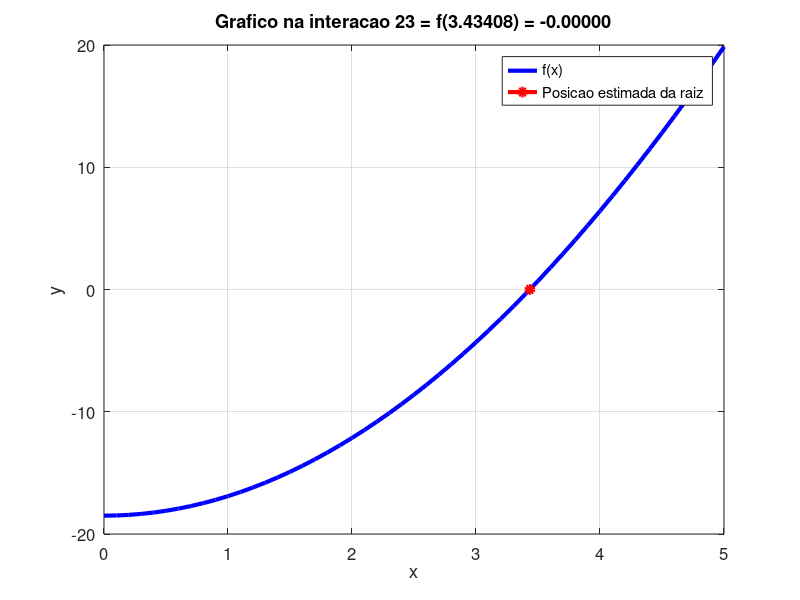
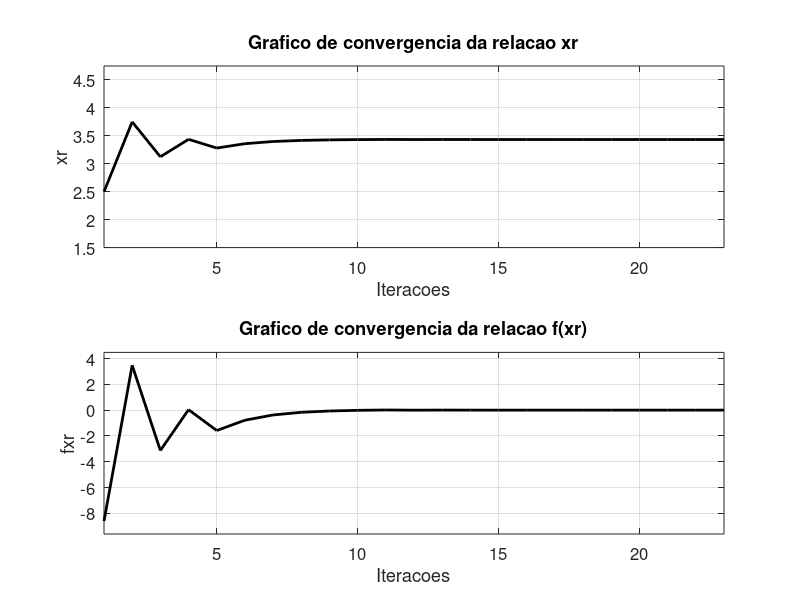

Reproduce these figures in MATLAB, in order.

################################### MAIN
function main()
  clc;
  xl = 0.0;
  xu = 5.0;
  tol = 1e-6;
  maxInt = 1000;
  if f(xl)*f(xu) < 0
    [xr, xAll,fxAll,cont] = structure(xl,xu,tol,maxInt);
    fprintf("Resultado: f(%.5f) = %.5f \n",xr,f(xr));
    fprintf("Foi preciso %i interacoes \n",cont);
    plotCon(xAll,fxAll,cont);
    plotX(xl,xu,xAll,fxAll,cont);
  else
    fprintf("Intervalo nao existe na funcao");
    hold off;
  endif
end


################################### METHOD
function [xr, xAll,fxAll,cont] = structure(xl,xu,tol,maxInt)
clc
cont = 1;
xr = 0;
xAll = zeros(maxInt,1);
fxAll = zeros(maxInt,1);
  for cont = 1:maxInt
    xrold = xr;
    xr = (xl + xu)/2;
    xAll(cont) = xr;
    fxr = f(xr);
    fxAll(cont) = fxr;
    test = f(xl)*fxr;
    if test < 0
     xu=xr;
    elseif test > 0
     xl=xr;
    else
      break
    endif
    if(abs(xr-xrold) <= tol)
     break
    endif
  endfor
endfunction

################################### FUNCTION
function y = f(x)
  y = 16*x*sin(x/10) - 37/2;
end


################################### PLOT
function plotX(xl,xu,xAll,fxAll,cont)

  inter = xl:0.1:xu;
  y = zeros(size(inter));
  i = 1;
  for xx = inter
    y(i) = f(xx);
    i = i + 1;
  endfor

  for i = 1:cont
      figure(1);
      plot(inter, y, 'linewidth', 3, 'linestyle', '-', 'color', [0 0 1]);
      hold on;
      plot(xAll(i), fxAll(i), 'marker', 'o', 'markersize', 5, 'linewidth', 3, 'color', 'red', 'markerfacecolor', 'red');
      hold off;
      set(gca , "fontsize" , 12);
      legend("f(x)", "Posicao estimada da raiz");
      title(sprintf("Grafico na interacao %i = f(%5.5f) = %5.5f",i,xAll(i),fxAll(i)));
      xlabel("x");
      ylabel("y");
      grid on;
      pause(0.3)
     endfor
     hold off;
endfunction

function plotCon(xAll,fxAll,cont)
   figure(2);

   xPlot = xAll(1:cont);
   fxPlot = fxAll(1:cont);

   subplot(2,1,1);
   plot(1:cont,[xPlot],'color','k','linewidth',2);
   title("Grafico de convergencia da relacao xr");
   xlabel("Iteracoes");
   ylabel("xr");
   set(gca,'fontsize',12);
   grid on;
   xlim([1 cont]);
   ylim([min(xPlot) - 1, max(xPlot) + 1]);


   subplot(2,1,2)
   plot(1:cont,[fxPlot],'color','k','linewidth',2);
   title("Grafico de convergencia da relacao f(xr)");
   xlabel("Iteracoes");
   ylabel("fxr");
   set(gca,'fontsize',12);
   grid on;
   xlim([1 cont]);
   ylim([min(fxPlot) - 1, max(fxPlot) + 1]);
endfunction


